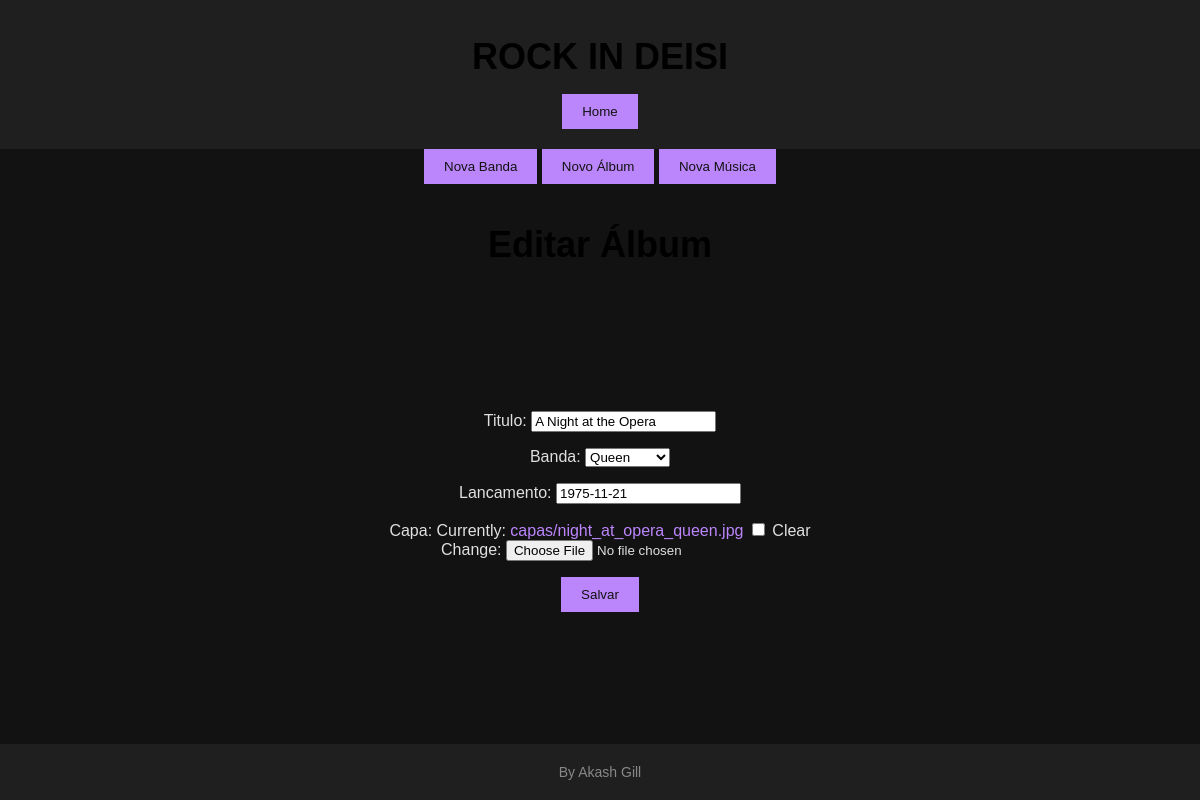
Page /band/editar_album/5/ on the committed database.
### Band/models.py (models this page shows, shortened)
class Album(models.Model):
    titulo = models.CharField(max_length=100)
    banda = models.ForeignKey('Banda', on_delete=models.CASCADE, related_name='albuns',default = 1)
    lancamento = models.DateField(default=timezone.now)
    capa = models.ImageField(upload_to='capas/', null=True, blank=True)

### Band/views.py (the view)
# urls.py: path('editar_album/<int:pk>/', views.editar_album, name='editar_album'),
def editar_album(request, pk):
    album = get_object_or_404(Album, pk=pk)
    if request.method == 'POST':
        form = AlbumForm(request.POST, instance=album)
        if form.is_valid():
            form.save()
            return redirect('band:bandalbuns', banda_id=album.banda.id)  # Redirect to the list of albums for the band
    else:
        form = AlbumForm(instance=album)  # If you have a form for editing specific fields
    return render(request, 'Band/editar_album.html', {'form': form})

### Band/forms.py
class AlbumForm(forms.ModelForm):
    class Meta:
        model = Album
        fields = ['titulo', 'banda', 'lancamento', 'capa']

### Band/models.py (called while the page is built)
    def __str__(self):
        return self.nome

### Band/templates/Band/editar_album.html (shortened to what this page needs)
{% extends 'Band/layout.html' %}
{% block content %}
    <h1>Editar Álbum</h1>
    <form method="post">
        {{ form.as_p }}
        <button type="submit">Salvar</button>
    </form>
{% endblock %}

### portfolio1/static/portfolio1/estilo.css (style rules this page uses)
body { background: #121212; color: #E0E0E0; font-family: Arial, sans-serif; margin: 0; text-align: center; display: flex; flex-direction: column; min-height: 100vh; }
a { color: #BB86FC; text-decoration: none; }
h1 { font-size: 36px; margin: 16px; color: Black; }
button { background-color: #BB86FC; color: #121212; border: none; padding: 10px 20px; cursor: pointer; font-family: Arial, sans-serif; }

### rows in the picture
Album: titulo "A Night at the Opera", banda "Queen", lancamento "1975-11-21"
